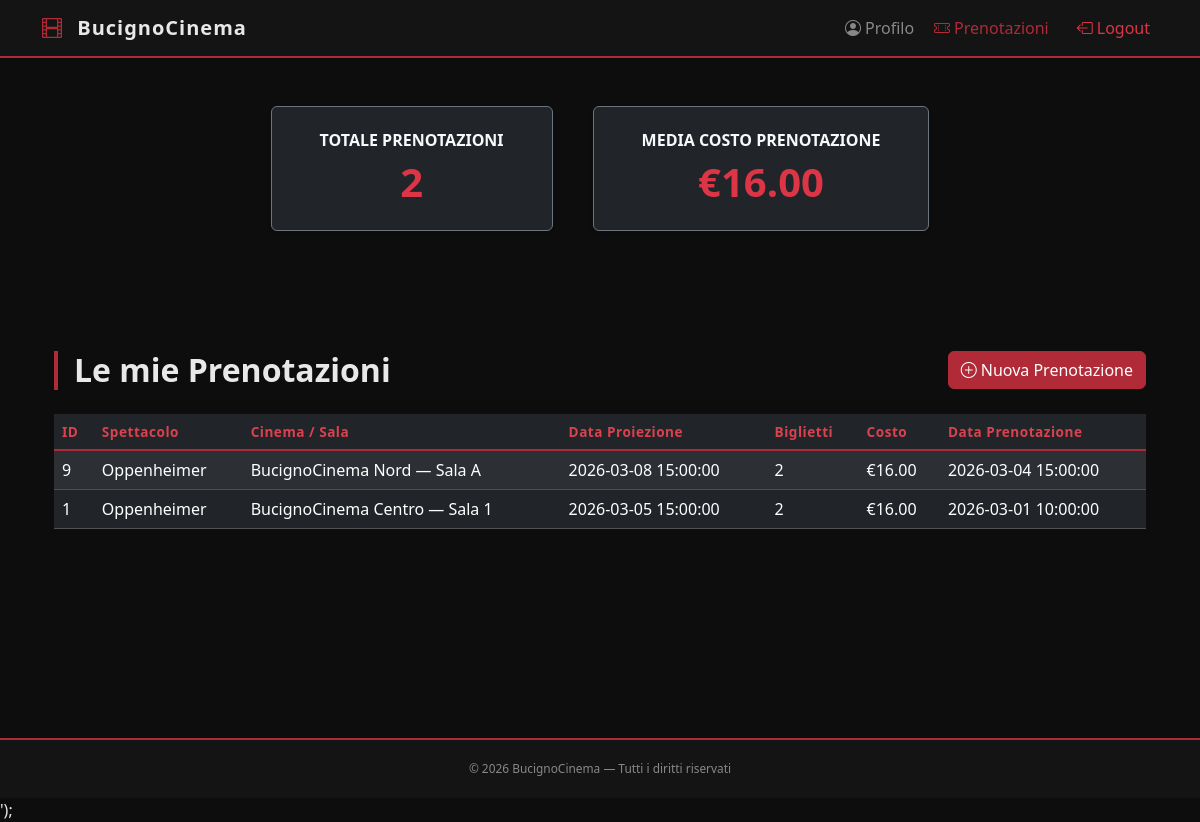
The app's page /Sub_User/user-prenotazioni.php (signed in) with its own data.
### tables this page shows
CREATE TABLE `prenotazione` (
  `id` int(11) NOT NULL,
  `data_operazione` datetime DEFAULT NULL,
  `numero_biglietti` int(11) NOT NULL,
  `costo` decimal(6,2) DEFAULT NULL,
  `id_cliente` int(11) NOT NULL,
  `id_proiezione` int(11) NOT NULL
);

CREATE TABLE `spettacolo` (
  `id` int(11) NOT NULL,
  `titolo` varchar(100) NOT NULL,
  `trama` text DEFAULT NULL,
  `id_tematica` int(11) DEFAULT NULL,
  `id_regista` int(11) DEFAULT NULL,
  `id_casa_produttrice` int(11) DEFAULT NULL,
  `attivo` enum('true','false') NOT NULL
);

CREATE TABLE `cinema` (
  `id` int(11) NOT NULL,
  `nome` varchar(100) NOT NULL,
  `indirizzo` varchar(150) DEFAULT NULL,
  `citta` varchar(50) DEFAULT NULL,
  `attivo` enum('true','false') NOT NULL
);

CREATE TABLE `sala` (
  `id` int(11) NOT NULL,
  `nome` varchar(50) DEFAULT NULL,
  `capienza` int(11) NOT NULL,
  `id_cinema` int(11) NOT NULL,
  `attivo` tinyint(1) NOT NULL DEFAULT 1
);

CREATE TABLE `proiezione` (
  `id` int(11) NOT NULL,
  `data_ora` datetime NOT NULL,
  `id_spettacolo` int(11) NOT NULL,
  `id_sala` int(11) NOT NULL
);

### Sub_user/user-prenotazioni.php (the view, shortened to what this page needs)
<?php
require_once __DIR__ . "/../config/db.php";
$prenotazioni = $pdo->prepare("
    SELECT pr.id, pr.data_operazione, pr.numero_biglietti, pr.costo,
           s.titolo AS spettacolo, p.data_ora, c.nome AS cinema, sa.nome AS sala
    FROM prenotazione pr
    JOIN proiezione p ON pr.id_proiezione = p.id
    JOIN spettacolo s ON p.id_spettacolo = s.id
    JOIN sala sa ON p.id_sala = sa.id
    JOIN cinema c ON sa.id_cinema = c.id
    WHERE pr.id_cliente = :id
    ORDER BY pr.data_operazione DESC
");
$prenotazioni->execute([':id' => $_SESSION['user_id']]);
$prenotazioni = $prenotazioni->fetchAll(PDO::FETCH_ASSOC);
$righe = '';
if (empty($prenotazioni)) {
    $righe = "<tr><td colspan='7' class='text-center text-muted'>Nessuna prenotazione effettuata</td></tr>";
} else {
    foreach ($prenotazioni as $p) {
        $spettacolo = htmlspecialchars($p['spettacolo']);
        $cinema     = htmlspecialchars($p['cinema']);
        $sala       = htmlspecialchars($p['sala']);
        $dataOp     = htmlspecialchars($p['data_operazione'] ?? '—');
        $dataProi   = htmlspecialchars($p['data_ora']);
        $costo      = number_format($p['costo'], 2);
        $righe .= "
        <tr>
            <td>{$p['id']}</td>
            <td>{$spettacolo}</td>
            <td>{$cinema} — {$sala}</td>
            <td>{$dataProi}</td>
            <td>{$p['numero_biglietti']}</td>
            <td>€{$costo}</td>
            <td>{$dataOp}</td>
        </tr>";
    }
}
$optProiezioni = '<option value="" disabled selected>Seleziona proiezione...</option>';
$title      = 'Le mie Prenotazioni';
$activePage = 'prenotazioni';
$stmt = "SELECT COUNT(*) AS totale_prenotazioni FROM prenotazione WHERE id_cliente = {$_SESSION['user_id']}";
$result = $pdo->query($stmt)->fetch(PDO::FETCH_ASSOC);
$valore_db = $result['totale_prenotazioni'];
$stmt = "SELECT AVG(costo) AS costo_medio FROM prenotazione WHERE id_cliente = {$_SESSION['user_id']}";
$result = $pdo->query($stmt)->fetch(PDO::FETCH_ASSOC);
$costo_medio = number_format($result['costo_medio'], 2);
$body = "
        <input type='hidden' name='id_cliente' value='{$_SESSION['user_id']}'>
            <select class='form-select' name='id_proiezione' id='selectProiezione' required onchange='calcolaCosto()'>{$optProiezioni}</select>
<div class='container-fluid text-white p-4 justify-content-between align-items-center mb-4'>
    <div class='row justify-content-center mb-5 gap-3'>
        <div class='col-auto'>
            <div class='card bg-dark border-secondary rounded shadow-sm'>
                <div class='card-body text-center p-4 px-5'>
                    <h6 class='text-uppercase mb-2 text-light fw-semibold'>
                        Totale Prenotazioni
                    </h6>
                    <h2 class='fw-bold mb-0 text-danger display-6'>
                        {$valore_db}
                    </h2>
                </div>
            </div>
        </div>
        <div class='col-auto'>
            <div class='card bg-dark border-secondary rounded shadow-sm'>
                <div class='card-body text-center p-4 px-5'>
                    <h6 class='text-uppercase mb-2 text-light fw-semibold'>
                        Media Costo Prenotazione
                    </h6>
                    <h2 class='fw-bold mb-0 text-danger display-6'>
                        €{$costo_medio}
                    </h2>
                </div>
            </div>
        </div>
    </div>
</div>
<div class='container py-4'>
    <div class='d-flex justify-content-between align-items-center mb-4'>
        <h2 class='sezione-titolo mb-0'>Le mie Prenotazioni</h2>
        <button class='btn btn-danger' data-bs-toggle='modal' data-bs-target='#addPrenotazioneModal'>
            <i class='bi bi-plus-circle me-1'></i>Nuova Prenotazione
        </button>
    </div>
    <div class='table-responsive'>
        <table class='table table-striped table-dark' id='UserprenotazioniTable'>
            <thead>
                <tr>
                    <th>ID</th>
                    <th>Spettacolo</th>
                    <th>Cinema / Sala</th>
                    <th>Data Proiezione</th>
                    <th>Biglietti</th>
                    <th>Costo</th>
                    <th>Data Prenotazione</th>
                </tr>
            </thead>
            <tbody>{$righe}</tbody>
        </table>
    </div>
</div>
";
$template = file_get_contents("../inc/user_page.inc.php");
$template = str_replace("{{title}}",  $title,  $template);
$template = str_replace("{{body}}",   $body,   $template);
$voci = ['profilo', 'prenotazioni'];
foreach ($voci as $voce) {
    $template = str_replace("{{active_$voce}}", $activePage === $voce ? 'active' : '', $template);
}
echo $template;

### assets/css/styles.css (style rules this page uses)
:root { --rosso: #b02a37; --rosso-scuro: #6b1520; --rosso-chiaro: #d9424f; --nero: #0d0d0d; --grigio-1: #141414; --grigio-2: #1e1e1e; --grigio-3: #2a2a2a; --testo: #e8e8e8; --testo-muted: #888888; --accento: #2a4a35; }
* { box-sizing: border-box; }
body { background-color: var(--nero); color: var(--testo); font-family: 'Segoe UI', sans-serif; }
.navbar { background-color: var(--grigio-1) !important; border-bottom: 2px solid var(--rosso); }
.navbar-brand { color: var(--testo) !important; letter-spacing: 1px; }
.sezione-titolo { color: var(--testo); font-weight: 700; border-left: 4px solid var(--rosso); padding-left: 16px; margin-bottom: 32px; }
footer { background-color: var(--grigio-1); border-top: 2px solid var(--rosso); padding: 20px; text-align: center; color: var(--testo-muted); font-size: 0.85rem; }
.table-dark thead tr { border-bottom: 2px solid #b02a37; }
.table-dark thead th { color: #d9424f; font-weight: 600; font-size: 0.85rem; letter-spacing: 0.5px; }
.btn-danger { background-color: #b02a37 !important; border-color: #b02a37 !important; }
.btn-danger { background-color: var(--rosso) !important; border-color: var(--rosso) !important; }
.navbar-nav .nav-link { color: var(--testo-muted); transition: color 0.2s; }
.navbar-nav .nav-link:hover, .navbar-nav .nav-link.active { color: var(--rosso) !important; }

### records on screen
prenotazione: id "9", spettacolo.titolo "Oppenheimer", cinema.nome "BucignoCinema Nord", sala.nome "Sala A", id_proiezione.data_ora "2026-03-08 15:00:00", numero_biglietti "2", costo "16.00", data_operazione "2026-03-04 15:00:00"
prenotazione: id "1", spettacolo.titolo "Oppenheimer", cinema.nome "BucignoCinema Centro", sala.nome "Sala 1", id_proiezione.data_ora "2026-03-05 15:00:00", numero_biglietti "2", costo "16.00", data_operazione "2026-03-01 10:00:00"

### other values on screen
$valore_db "2"
$costo_medio "16.00"
